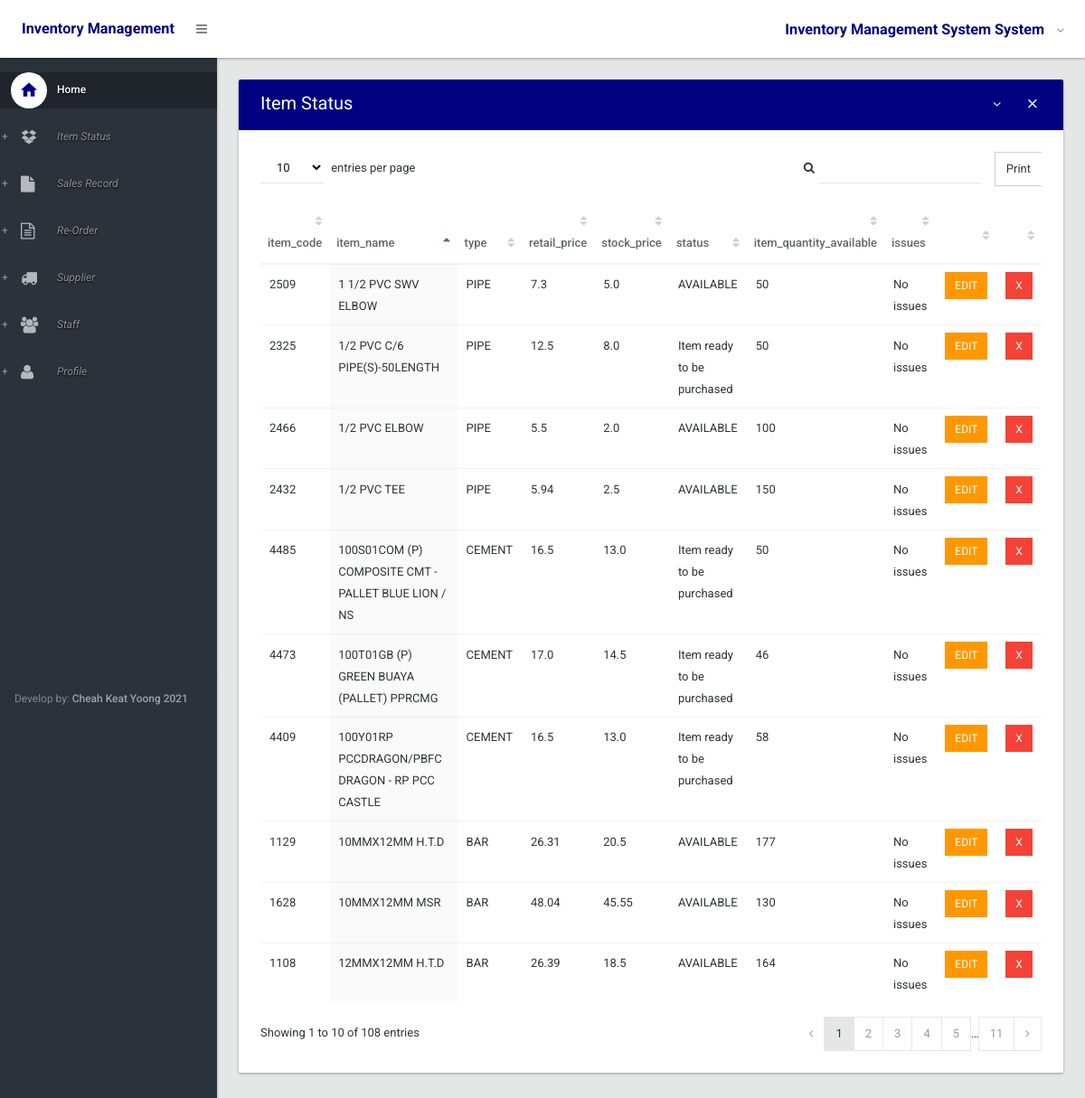
The app's page /item (signed in) with its own data.
### inventory/models.py (models this page shows, shortened)
class item_status(models.Model):
    item_code=models.AutoField(primary_key=True,unique=True)
    item_name=models.CharField(max_length=50,blank=True)
    type= models.CharField(max_length=100,blank=True)
    retail_price=models.FloatField()
    stock_price=models.FloatField(null=True)
    choices =({'AVAILABLE','Item ready to be purchased'},{'SOLD','Item Sold'},{'RESTOCKING','Item restocking in few days'})
    status=models.CharField(max_length=50,choices=choices,default="AVAILABLE") #Available,Sold, Restocking
    item_quantity_available=models.IntegerField()
    issues=models.CharField(max_length=100,default="No issues")

### inventory/views/alpha.py (the view)
# urls.py: url(r'^item$', display_item_status, name="display_item_status"),
@login_required
def display_item_status(request):
    items = item_status.objects.all()
    itemlist=['item_code','item_name','type','retail_price','stock_price','status','item_quantity_available','issues']
    context={
        'list' : itemlist,
        'header': 'Item Status',
        'items1' :items,
    }
    return render(request,'inv/index.html',context)

### inventory/templates/inv/index.html (shortened to what this page needs)
{% extends 'inv/base.html' %}
{% block body %}
<section>
 <div class="section-body">
  <div class="row">
    <div class="col-lg-12">
      <div class="card">
      <div class="card-head style-primary">
      {% if header == None %}
      <header>Table</header>
      {% else%}
<header>{{ header }}</header>
{% endif %}
<div class="tools">
    <a class="btn btn-icon-toggle btn-collapse"><i class="fa fa-angle-down"></i></a>
    <a class="btn btn-icon-toggle btn-close"><i class="md md-close"></i></a>
</div>
        </div>
        <div class="card-body">
        <div class="table-responsive">
<table id="datatable2" class="table order-column hover">
<thead>
<tr>
{% for item in list%}
<th>{{ item }}</th>
{% endfor %}
<th></th>
<th></th>
</tr>
</thead>
<tbody>
{% for item in items1%}
<tr class="gradeX">
<td>{{ item.item_code }}</td>
<td>{{ item.item_name }}</td>
<td>{{ item.type }}</td>
<td>{{ item.retail_price}}</td>
<td>{{ item.stock_price}}</td>
<td>{{ item.status}}</td>
<td>{{ item.item_quantity_available}}</td>
<td>{{ item.issues}}</td>
   <td>
            <a href="{% url 'edit_item_status' item.item_code %}" class="btn btn-warning btn-sm" role="button" aria-pressed="true" > Edit</a>
            </td>
            <td>
            <a href="{% url 'delete_item_status' item.item_code %}" class="btn btn-danger btn-sm" role="button" aria-pressed="true" > x</a>
        </td>
</tr>
{% endfor %}
    </tbody>
  </table>
  </div>
  </div>
  </div>
  </div>
  </div>
  </div>
</section>
{% endblock %}

### records on screen
item_status: item_code "1108", item_name "12MMX12MM H.T.D", type "BAR", retail_price "26.39", stock_price "18.5", status "AVAILABLE", item_quantity_available "164", issues "No issues"
item_status: item_code "1129", item_name "10MMX12MM H.T.D", type "BAR", retail_price "26.31", stock_price "20.5", status "AVAILABLE", item_quantity_available "177", issues "No issues"
item_status: item_code "1628", item_name "10MMX12MM MSR", type "BAR", retail_price "48.04", stock_price "45.55", status "AVAILABLE", item_quantity_available "130", issues "No issues"
item_status: item_code "2325", item_name "1/2 PVC C/6 PIPE(S)-50LENGTH", type "PIPE", retail_price "12.5", stock_price "8.0", status "Item ready to be purchased", item_quantity_available "50", issues "No issues"
item_status: item_code "2432", item_name "1/2 PVC TEE", type "PIPE", retail_price "5.94", stock_price "2.5", status "AVAILABLE", item_quantity_available "150", issues "No issues"
item_status: item_code "2466", item_name "1/2 PVC ELBOW", type "PIPE", retail_price "5.5", stock_price "2.0", status "AVAILABLE", item_quantity_available "100", issues "No issues"
item_status: item_code "2509", item_name "1 1/2 PVC SWV ELBOW", type "PIPE", retail_price "7.3", stock_price "5.0", status "AVAILABLE", item_quantity_available "50", issues "No issues"
item_status: item_code "4409", item_name "100Y01RP PCCDRAGON/PBFC DRAGON - RP PCC CASTLE", type "CEMENT", retail_price "16.5", stock_price "13.0", status "Item ready to be purchased", item_quantity_available "58", issues "No issues"
item_status: item_code "4473", item_name "100T01GB (P) GREEN BUAYA (PALLET) PPRCMG", type "CEMENT", retail_price "17.0", stock_price "14.5", status "Item ready to be purchased", item_quantity_available "46", issues "No issues"
item_status: item_code "4485", item_name "100S01COM (P) COMPOSITE CMT - PALLET BLUE LION / NS", type "CEMENT", retail_price "16.5", stock_price "13.0", status "Item ready to be purchased", item_quantity_available "50", issues "No issues"

### other values on screen
{{ header }} "Item Status"
{{ item }} "item_code" "item_name" "type" "retail_price" "stock_price" "status" "item_quantity_available" "issues"
